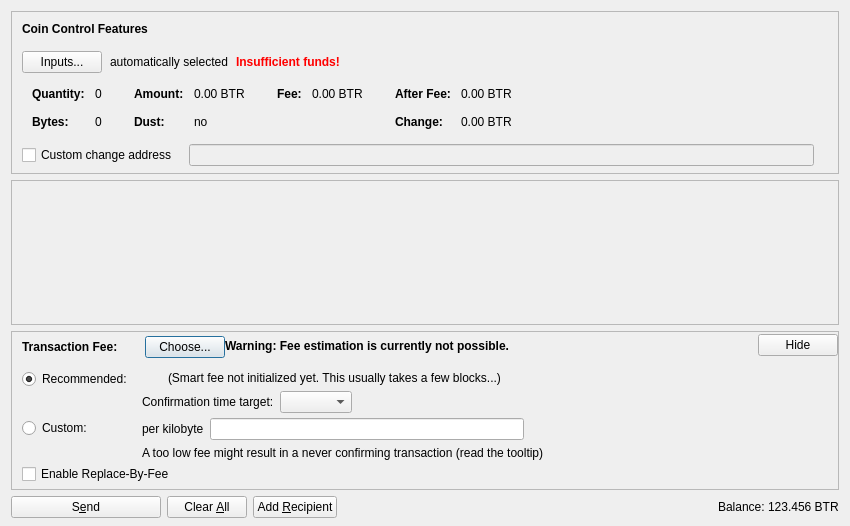
<?xml version="1.0" encoding="UTF-8"?>
<ui version="4.0">
 <class>SendCoinsDialog</class>
 <widget class="QDialog" name="SendCoinsDialog">
  <property name="geometry">
   <rect>
    <x>0</x>
    <y>0</y>
    <width>850</width>
    <height>526</height>
   </rect>
  </property>
  <property name="windowTitle">
   <string>Send Coins</string>
  </property>
  <layout class="QVBoxLayout" name="verticalLayout" stretch="0,1,0,0">
   <property name="bottomMargin">
    <number>8</number>
   </property>
   <item>
    <widget class="QFrame" name="frameCoinControl">
     <property name="sizePolicy">
      <sizepolicy hsizetype="Expanding" vsizetype="Expanding">
       <horstretch>0</horstretch>
       <verstretch>0</verstretch>
      </sizepolicy>
     </property>
     <property name="maximumSize">
      <size>
       <width>16777215</width>
       <height>16777215</height>
      </size>
     </property>
     <property name="frameShape">
      <enum>QFrame::StyledPanel</enum>
     </property>
     <property name="frameShadow">
      <enum>QFrame::Sunken</enum>
     </property>
     <layout class="QVBoxLayout" name="verticalLayoutCoinControl2">
      <property name="spacing">
       <number>0</number>
      </property>
      <property name="leftMargin">
       <number>0</number>
      </property>
      <property name="topMargin">
       <number>0</number>
      </property>
      <property name="rightMargin">
       <number>0</number>
      </property>
      <property name="bottomMargin">
       <number>6</number>
      </property>
      <item>
       <layout class="QVBoxLayout" name="verticalLayoutCoinControl" stretch="0,0,0,0,1">
        <property name="spacing">
         <number>0</number>
        </property>
        <property name="leftMargin">
         <number>10</number>
        </property>
        <property name="topMargin">
         <number>10</number>
        </property>
        <item>
         <layout class="QHBoxLayout" name="horizontalLayoutCoinControl1">
          <property name="bottomMargin">
           <number>15</number>
          </property>
          <item>
           <widget class="QLabel" name="labelCoinControlFeatures">
            <property name="sizePolicy">
             <sizepolicy hsizetype="Preferred" vsizetype="Maximum">
              <horstretch>0</horstretch>
              <verstretch>0</verstretch>
             </sizepolicy>
            </property>
            <property name="font">
             <font>
              <weight>75</weight>
              <bold>true</bold>
             </font>
            </property>
            <property name="styleSheet">
             <string notr="true">font-weight:bold;</string>
            </property>
            <property name="text">
             <string>Coin Control Features</string>
            </property>
           </widget>
          </item>
         </layout>
        </item>
        <item>
         <layout class="QHBoxLayout" name="horizontalLayoutCoinControl2" stretch="0,0,0,0">
          <property name="spacing">
           <number>8</number>
          </property>
          <property name="bottomMargin">
           <number>10</number>
          </property>
          <item>
           <widget class="QPushButton" name="pushButtonCoinControl">
            <property name="styleSheet">
             <string notr="true"/>
            </property>
            <property name="text">
             <string>Inputs...</string>
            </property>
            <property name="autoDefault">
             <bool>false</bool>
            </property>
           </widget>
          </item>
          <item>
           <widget class="QLabel" name="labelCoinControlAutomaticallySelected">
            <property name="text">
             <string>automatically selected</string>
            </property>
            <property name="margin">
             <number>5</number>
            </property>
           </widget>
          </item>
          <item>
           <widget class="QLabel" name="labelCoinControlInsuffFunds">
            <property name="font">
             <font>
              <weight>75</weight>
              <bold>true</bold>
             </font>
            </property>
            <property name="styleSheet">
             <string notr="true">color:red;font-weight:bold;</string>
            </property>
            <property name="text">
             <string>Insufficient funds!</string>
            </property>
            <property name="margin">
             <number>5</number>
            </property>
           </widget>
          </item>
          <item>
           <spacer name="horizontalSpacerCoinControl">
            <property name="orientation">
             <enum>Qt::Horizontal</enum>
            </property>
            <property name="sizeHint" stdset="0">
             <size>
              <width>40</width>
              <height>1</height>
             </size>
            </property>
           </spacer>
          </item>
         </layout>
        </item>
        <item>
         <widget class="QWidget" name="widgetCoinControl" native="true">
          <property name="sizePolicy">
           <sizepolicy hsizetype="Preferred" vsizetype="Preferred">
            <horstretch>0</horstretch>
            <verstretch>0</verstretch>
           </sizepolicy>
          </property>
          <property name="minimumSize">
           <size>
            <width>0</width>
            <height>0</height>
           </size>
          </property>
          <property name="styleSheet">
           <string notr="true"/>
          </property>
          <layout class="QHBoxLayout" name="horizontalLayoutCoinControl5">
           <property name="leftMargin">
            <number>0</number>
           </property>
           <property name="topMargin">
            <number>0</number>
           </property>
           <property name="rightMargin">
            <number>0</number>
           </property>
           <property name="bottomMargin">
            <number>0</number>
           </property>
           <item>
            <layout class="QHBoxLayout" name="horizontalLayoutCoinControl3" stretch="0,0,0,1">
             <property name="spacing">
              <number>20</number>
             </property>
             <property name="topMargin">
              <number>0</number>
             </property>
             <property name="bottomMargin">
              <number>10</number>
             </property>
             <item>
              <layout class="QFormLayout" name="formLayoutCoinControl1">
               <property name="horizontalSpacing">
                <number>10</number>
               </property>
               <property name="verticalSpacing">
                <number>14</number>
               </property>
               <property name="leftMargin">
                <number>10</number>
               </property>
               <property name="topMargin">
                <number>4</number>
               </property>
               <property name="rightMargin">
                <number>6</number>
               </property>
               <item row="0" column="0">
                <widget class="QLabel" name="labelCoinControlQuantityText">
                 <property name="font">
                  <font>
                   <weight>75</weight>
                   <bold>true</bold>
                  </font>
                 </property>
                 <property name="text">
                  <string>Quantity:</string>
                 </property>
                 <property name="margin">
                  <number>0</number>
                 </property>
                </widget>
               </item>
               <item row="0" column="1">
                <widget class="QLabel" name="labelCoinControlQuantity">
                 <property name="cursor">
                  <cursorShape>IBeamCursor</cursorShape>
                 </property>
                 <property name="contextMenuPolicy">
                  <enum>Qt::ActionsContextMenu</enum>
                 </property>
                 <property name="text">
                  <string notr="true">0</string>
                 </property>
                 <property name="margin">
                  <number>0</number>
                 </property>
                 <property name="textInteractionFlags">
                  <set>Qt::LinksAccessibleByMouse|Qt::TextSelectableByKeyboard|Qt::TextSelectableByMouse</set>
                 </property>
                </widget>
               </item>
               <item row="1" column="0">
                <widget class="QLabel" name="labelCoinControlBytesText">
                 <property name="font">
                  <font>
                   <weight>75</weight>
                   <bold>true</bold>
                  </font>
                 </property>
                 <property name="text">
                  <string>Bytes:</string>
                 </property>
                </widget>
               </item>
               <item row="1" column="1">
                <widget class="QLabel" name="labelCoinControlBytes">
                 <property name="cursor">
                  <cursorShape>IBeamCursor</cursorShape>
                 </property>
                 <property name="contextMenuPolicy">
                  <enum>Qt::ActionsContextMenu</enum>
                 </property>
                 <property name="text">
                  <string notr="true">0</string>
                 </property>
                 <property name="textInteractionFlags">
                  <set>Qt::LinksAccessibleByMouse|Qt::TextSelectableByKeyboard|Qt::TextSelectableByMouse</set>
                 </property>
                </widget>
               </item>
              </layout>
             </item>
             <item>
              <layout class="QFormLayout" name="formLayoutCoinControl2">
               <property name="horizontalSpacing">
                <number>10</number>
               </property>
               <property name="verticalSpacing">
                <number>14</number>
               </property>
               <property name="leftMargin">
                <number>6</number>
               </property>
               <property name="topMargin">
                <number>4</number>
               </property>
               <property name="rightMargin">
                <number>6</number>
               </property>
               <item row="0" column="0">
                <widget class="QLabel" name="labelCoinControlAmountText">
                 <property name="font">
                  <font>
                   <weight>75</weight>
                   <bold>true</bold>
                  </font>
                 </property>
                 <property name="text">
                  <string>Amount:</string>
                 </property>
                 <property name="margin">
                  <number>0</number>
                 </property>
                </widget>
               </item>
               <item row="0" column="1">
                <widget class="QLabel" name="labelCoinControlAmount">
                 <property name="cursor">
                  <cursorShape>IBeamCursor</cursorShape>
                 </property>
                 <property name="contextMenuPolicy">
                  <enum>Qt::ActionsContextMenu</enum>
                 </property>
                 <property name="text">
                  <string notr="true">0.00 BTR</string>
                 </property>
                 <property name="textInteractionFlags">
                  <set>Qt::LinksAccessibleByMouse|Qt::TextSelectableByKeyboard|Qt::TextSelectableByMouse</set>
                 </property>
                </widget>
               </item>
               <item row="1" column="0">
                <widget class="QLabel" name="labelCoinControlLowOutputText">
                 <property name="font">
                  <font>
                   <weight>75</weight>
                   <bold>true</bold>
                  </font>
                 </property>
                 <property name="text">
                  <string>Dust:</string>
                 </property>
                </widget>
               </item>
               <item row="1" column="1">
                <widget class="QLabel" name="labelCoinControlLowOutput">
                 <property name="cursor">
                  <cursorShape>IBeamCursor</cursorShape>
                 </property>
                 <property name="contextMenuPolicy">
                  <enum>Qt::ActionsContextMenu</enum>
                 </property>
                 <property name="text">
                  <string notr="true">no</string>
                 </property>
                 <property name="textInteractionFlags">
                  <set>Qt::LinksAccessibleByMouse|Qt::TextSelectableByKeyboard|Qt::TextSelectableByMouse</set>
                 </property>
                </widget>
               </item>
              </layout>
             </item>
             <item>
              <layout class="QFormLayout" name="formLayoutCoinControl3">
               <property name="horizontalSpacing">
                <number>10</number>
               </property>
               <property name="verticalSpacing">
                <number>14</number>
               </property>
               <property name="leftMargin">
                <number>6</number>
               </property>
               <property name="topMargin">
                <number>4</number>
               </property>
               <property name="rightMargin">
                <number>6</number>
               </property>
               <item row="0" column="0">
                <widget class="QLabel" name="labelCoinControlFeeText">
                 <property name="font">
                  <font>
                   <weight>75</weight>
                   <bold>true</bold>
                  </font>
                 </property>
                 <property name="text">
                  <string>Fee:</string>
                 </property>
                 <property name="margin">
                  <number>0</number>
                 </property>
                </widget>
               </item>
               <item row="0" column="1">
                <widget class="QLabel" name="labelCoinControlFee">
                 <property name="cursor">
                  <cursorShape>IBeamCursor</cursorShape>
                 </property>
                 <property name="contextMenuPolicy">
                  <enum>Qt::ActionsContextMenu</enum>
                 </property>
                 <property name="text">
                  <string notr="true">0.00 BTR</string>
                 </property>
                 <property name="textInteractionFlags">
                  <set>Qt::LinksAccessibleByMouse|Qt::TextSelectableByKeyboard|Qt::TextSelectableByMouse</set>
                 </property>
                </widget>
               </item>
              </layout>
             </item>
             <item>
              <layout class="QFormLayout" name="formLayoutCoinControl4">
               <property name="horizontalSpacing">
                <number>10</number>
               </property>
               <property name="verticalSpacing">
                <number>14</number>
               </property>
               <property name="leftMargin">
                <number>6</number>
               </property>
               <property name="topMargin">
                <number>4</number>
               </property>
               <property name="rightMargin">
                <number>6</number>
               </property>
               <item row="0" column="0">
                <widget class="QLabel" name="labelCoinControlAfterFeeText">
                 <property name="font">
                  <font>
                   <weight>75</weight>
                   <bold>true</bold>
                  </font>
                 </property>
                 <property name="text">
                  <string>After Fee:</string>
                 </property>
                 <property name="margin">
                  <number>0</number>
                 </property>
                </widget>
               </item>
               <item row="0" column="1">
                <widget class="QLabel" name="labelCoinControlAfterFee">
                 <property name="cursor">
                  <cursorShape>IBeamCursor</cursorShape>
                 </property>
                 <property name="contextMenuPolicy">
                  <enum>Qt::ActionsContextMenu</enum>
                 </property>
                 <property name="text">
                  <string notr="true">0.00 BTR</string>
                 </property>
                 <property name="textInteractionFlags">
                  <set>Qt::LinksAccessibleByMouse|Qt::TextSelectableByKeyboard|Qt::TextSelectableByMouse</set>
                 </property>
                </widget>
               </item>
               <item row="1" column="0">
                <widget class="QLabel" name="labelCoinControlChangeText">
                 <property name="font">
                  <font>
                   <weight>75</weight>
                   <bold>true</bold>
                  </font>
                 </property>
                 <property name="text">
                  <string>Change:</string>
                 </property>
                </widget>
               </item>
               <item row="1" column="1">
                <widget class="QLabel" name="labelCoinControlChange">
                 <property name="cursor">
                  <cursorShape>IBeamCursor</cursorShape>
                 </property>
                 <property name="contextMenuPolicy">
                  <enum>Qt::ActionsContextMenu</enum>
                 </property>
                 <property name="text">
                  <string notr="true">0.00 BTR</string>
                 </property>
                 <property name="textInteractionFlags">
                  <set>Qt::LinksAccessibleByMouse|Qt::TextSelectableByKeyboard|Qt::TextSelectableByMouse</set>
                 </property>
                </widget>
               </item>
              </layout>
             </item>
            </layout>
           </item>
          </layout>
         </widget>
        </item>
        <item>
         <layout class="QHBoxLayout" name="horizontalLayoutCoinControl4" stretch="0,0,0">
          <property name="spacing">
           <number>12</number>
          </property>
          <property name="sizeConstraint">
           <enum>QLayout::SetDefaultConstraint</enum>
          </property>
          <property name="topMargin">
           <number>5</number>
          </property>
          <property name="rightMargin">
           <number>5</number>
          </property>
          <item>
           <widget class="QCheckBox" name="checkBoxCoinControlChange">
            <property name="toolTip">
             <string>If this is activated, but the change address is empty or invalid, change will be sent to a newly generated address.</string>
            </property>
            <property name="text">
             <string>Custom change address</string>
            </property>
           </widget>
          </item>
          <item>
           <widget class="QValidatedLineEdit" name="lineEditCoinControlChange">
            <property name="enabled">
             <bool>false</bool>
            </property>
            <property name="sizePolicy">
             <sizepolicy hsizetype="Expanding" vsizetype="Fixed">
              <horstretch>0</horstretch>
              <verstretch>0</verstretch>
             </sizepolicy>
            </property>
           </widget>
          </item>
          <item>
           <widget class="QLabel" name="labelCoinControlChangeLabel">
            <property name="sizePolicy">
             <sizepolicy hsizetype="Preferred" vsizetype="Expanding">
              <horstretch>0</horstretch>
              <verstretch>0</verstretch>
             </sizepolicy>
            </property>
            <property name="minimumSize">
             <size>
              <width>0</width>
              <height>0</height>
             </size>
            </property>
            <property name="text">
             <string/>
            </property>
            <property name="margin">
             <number>3</number>
            </property>
           </widget>
          </item>
         </layout>
        </item>
        <item>
         <spacer name="verticalSpacerCoinControl">
          <property name="orientation">
           <enum>Qt::Vertical</enum>
          </property>
          <property name="sizeHint" stdset="0">
           <size>
            <width>800</width>
            <height>1</height>
           </size>
          </property>
         </spacer>
        </item>
       </layout>
      </item>
     </layout>
    </widget>
   </item>
   <item>
    <widget class="QScrollArea" name="scrollArea">
     <property name="widgetResizable">
      <bool>true</bool>
     </property>
     <widget class="QWidget" name="scrollAreaWidgetContents">
      <property name="geometry">
       <rect>
        <x>0</x>
        <y>0</y>
        <width>830</width>
        <height>104</height>
       </rect>
      </property>
      <layout class="QVBoxLayout" name="verticalLayout_2" stretch="0,1">
       <property name="leftMargin">
        <number>0</number>
       </property>
       <property name="topMargin">
        <number>0</number>
       </property>
       <property name="rightMargin">
        <number>0</number>
       </property>
       <property name="bottomMargin">
        <number>0</number>
       </property>
       <item>
        <layout class="QVBoxLayout" name="entries">
         <property name="spacing">
          <number>6</number>
         </property>
        </layout>
       </item>
       <item>
        <spacer name="verticalSpacer">
         <property name="orientation">
          <enum>Qt::Vertical</enum>
         </property>
         <property name="sizeHint" stdset="0">
          <size>
           <width>20</width>
           <height>40</height>
          </size>
         </property>
        </spacer>
       </item>
      </layout>
     </widget>
    </widget>
   </item>
   <item>
    <widget class="QFrame" name="frameFee">
     <property name="sizePolicy">
      <sizepolicy hsizetype="Expanding" vsizetype="Expanding">
       <horstretch>0</horstretch>
       <verstretch>0</verstretch>
      </sizepolicy>
     </property>
     <property name="maximumSize">
      <size>
       <width>16777215</width>
       <height>16777215</height>
      </size>
     </property>
     <property name="frameShape">
      <enum>QFrame::StyledPanel</enum>
     </property>
     <property name="frameShadow">
      <enum>QFrame::Sunken</enum>
     </property>
     <layout class="QVBoxLayout" name="verticalLayoutFee1">
      <property name="spacing">
       <number>0</number>
      </property>
      <property name="leftMargin">
       <number>0</number>
      </property>
      <property name="topMargin">
       <number>0</number>
      </property>
      <property name="rightMargin">
       <number>0</number>
      </property>
      <property name="bottomMargin">
       <number>0</number>
      </property>
      <item>
       <layout class="QVBoxLayout" name="verticalLayoutFee2" stretch="0,0,0">
        <property name="spacing">
         <number>0</number>
        </property>
        <property name="leftMargin">
         <number>10</number>
        </property>
        <property name="topMargin">
         <number>0</number>
        </property>
        <item>
         <layout class="QHBoxLayout" name="horizontalLayoutFee1">
          <property name="bottomMargin">
           <number>0</number>
          </property>
          <item>
           <layout class="QVBoxLayout" name="verticalLayoutFee7">
            <property name="spacing">
             <number>0</number>
            </property>
            <item>
             <spacer name="verticalSpacerSmartFee">
              <property name="orientation">
               <enum>Qt::Vertical</enum>
              </property>
              <property name="sizeType">
               <enum>QSizePolicy::Fixed</enum>
              </property>
              <property name="sizeHint" stdset="0">
               <size>
                <width>1</width>
                <height>4</height>
               </size>
              </property>
             </spacer>
            </item>
            <item>
             <layout class="QHBoxLayout" name="horizontalLayoutSmartFee">
              <property name="spacing">
               <number>10</number>
              </property>
              <item>
               <widget class="QLabel" name="labelFeeHeadline">
                <property name="sizePolicy">
                 <sizepolicy hsizetype="Preferred" vsizetype="Maximum">
                  <horstretch>0</horstretch>
                  <verstretch>0</verstretch>
                 </sizepolicy>
                </property>
                <property name="font">
                 <font>
                  <weight>75</weight>
                  <bold>true</bold>
                 </font>
                </property>
                <property name="styleSheet">
                 <string notr="true">font-weight:bold;</string>
                </property>
                <property name="text">
                 <string>Transaction Fee:</string>
                </property>
               </widget>
              </item>
              <item>
               <widget class="QLabel" name="labelFeeMinimized">
                <property name="text">
                 <string/>
                </property>
               </widget>
              </item>
              <item>
               <widget class="QPushButton" name="buttonChooseFee">
                <property name="text">
                 <string>Choose...</string>
                </property>
               </widget>
              </item>
             </layout>
            </item>
            <item>
             <spacer name="verticalSpacer_5">
              <property name="orientation">
               <enum>Qt::Vertical</enum>
              </property>
              <property name="sizeHint" stdset="0">
               <size>
                <width>1</width>
                <height>1</height>
               </size>
              </property>
             </spacer>
            </item>
           </layout>
          </item>
          <item>
           <widget class="QLabel" name="fallbackFeeWarningLabel">
            <property name="toolTip">
             <string>Using the fallbackfee can result in sending a transaction that will take several hours or days (or never) to confirm. Consider choosing your fee manually or wait until you have validated the complete chain.</string>
            </property>
            <property name="font">
            <font>
                <weight>75</weight>
                <bold>true</bold>
            </font>
            </property>
            <property name="text">
             <string>Warning: Fee estimation is currently not possible.</string>
            </property>
            <property name="wordWrap">
             <bool>false</bool>
            </property>
           </widget>
          </item>
          <item>
           <spacer name="horizontalSpacer_4">
            <property name="orientation">
             <enum>Qt::Horizontal</enum>
            </property>
            <property name="sizeType">
             <enum>QSizePolicy::MinimumExpanding</enum>
            </property>
            <property name="sizeHint" stdset="0">
             <size>
              <width>40</width>
              <height>20</height>
             </size>
            </property>
           </spacer>
          </item>
          <item>
           <widget class="QPushButton" name="buttonMinimizeFee">
            <property name="toolTip">
             <string>Hide transaction fee settings</string>
            </property>
            <property name="text">
             <string>Hide</string>
            </property>
           </widget>
          </item>
         </layout>
        </item>
        <item>
         <widget class="QFrame" name="frameFeeSelection">
          <layout class="QVBoxLayout" name="verticalLayoutFee12">
           <property name="spacing">
            <number>0</number>
           </property>
           <property name="leftMargin">
            <number>0</number>
           </property>
           <property name="topMargin">
            <number>0</number>
           </property>
           <property name="rightMargin">
            <number>0</number>
           </property>
           <property name="bottomMargin">
            <number>0</number>
           </property>
           <item>
            <layout class="QGridLayout" name="gridLayoutFee">
             <property name="topMargin">
              <number>10</number>
             </property>
             <property name="bottomMargin">
              <number>4</number>
             </property>
             <property name="horizontalSpacing">
              <number>10</number>
             </property>
             <property name="verticalSpacing">
              <number>4</number>
             </property>
             <item row="1" column="1">
              <layout class="QVBoxLayout" name="verticalLayoutFee8">
               <property name="spacing">
                <number>6</number>
               </property>
               <item>
                <layout class="QHBoxLayout" name="horizontalLayoutFee13">
                 <item>
                  <widget class="QLabel" name="labelCustomPerKilobyte">
                   <property name="toolTip">
                    <string>Specify a custom fee per kB (1,000 bytes) of the transaction's virtual size.

Note:  Since the fee is calculated on a per-byte basis, a fee of "100 satoshis per kB" for a transaction size of 500 bytes (half of 1 kB) would ultimately yield a fee of only 50 satoshis.</string>
                   </property>
                   <property name="text">
                    <string>per kilobyte</string>
                   </property>
                  </widget>
                 </item>
                 <item>
                  <widget class="BitSilverAmountField" name="customFee"/>
                 </item>
                 <item>
                  <spacer name="horizontalSpacer_6">
                   <property name="orientation">
                    <enum>Qt::Horizontal</enum>
                   </property>
                   <property name="sizeHint" stdset="0">
                    <size>
                     <width>1</width>
                     <height>1</height>
                    </size>
                   </property>
                  </spacer>
                 </item>
                </layout>
               </item>
               <item>
                <layout class="QHBoxLayout" name="horizontalLayoutFee8">
                 <item>
                  <widget class="QLabel" name="labelCustomFeeWarning">
                   <property name="enabled">
                    <bool>true</bool>
                   </property>
                   <property name="toolTip">
                    <string>When there is less transaction volume than space in the blocks, miners as well as relaying nodes may enforce a minimum fee. Paying only this minimum fee is just fine, but be aware that this can result in a never confirming transaction once there is more demand for bitsilver transactions than the network can process.</string>
                   </property>
                   <property name="text">
                    <string>A too low fee might result in a never confirming transaction (read the tooltip)</string>
                   </property>
                  </widget>
                 </item>
                 <item>
                  <spacer name="horizontalSpacer_2">
                   <property name="orientation">
                    <enum>Qt::Horizontal</enum>
                   </property>
                   <property name="sizeHint" stdset="0">
                    <size>
                     <width>1</width>
                     <height>1</height>
                    </size>
                   </property>
                  </spacer>
                 </item>
                </layout>
               </item>
              </layout>
             </item>
             <item row="0" column="0">
              <layout class="QVBoxLayout" name="verticalLayoutFee4" stretch="0,1">
               <item>
                <widget class="QRadioButton" name="radioSmartFee">
                 <property name="text">
                  <string>Recommended:</string>
                 </property>
                 <property name="checked">
                  <bool>true</bool>
                 </property>
                 <attribute name="buttonGroup">
                  <string notr="true">groupFee</string>
                 </attribute>
                </widget>
               </item>
               <item>
                <spacer name="verticalSpacer_2">
                 <property name="orientation">
                  <enum>Qt::Vertical</enum>
                 </property>
                 <property name="sizeHint" stdset="0">
                  <size>
                   <width>1</width>
                   <height>1</height>
                  </size>
                 </property>
                </spacer>
               </item>
              </layout>
             </item>
             <item row="1" column="0">
              <layout class="QVBoxLayout" name="verticalLayoutFee9" stretch="0,1">
               <item>
                <widget class="QRadioButton" name="radioCustomFee">
                 <property name="text">
                  <string>Custom:</string>
                 </property>
                 <attribute name="buttonGroup">
                  <string notr="true">groupFee</string>
                 </attribute>
                </widget>
               </item>
               <item>
                <spacer name="verticalSpacer_6">
                 <property name="orientation">
                  <enum>Qt::Vertical</enum>
                 </property>
                 <property name="sizeHint" stdset="0">
                  <size>
                   <width>1</width>
                   <height>1</height>
                  </size>
                 </property>
                </spacer>
               </item>
              </layout>
             </item>
             <item row="0" column="1">
              <layout class="QVBoxLayout" name="verticalLayoutFee3" stretch="0,0,1">
               <property name="spacing">
                <number>6</number>
               </property>
               <property name="topMargin">
                <number>2</number>
               </property>
               <item>
                <layout class="QHBoxLayout" name="horizontalLayoutFee12">
                 <item>
                  <widget class="QLabel" name="labelSmartFee">
                   <property name="text">
                    <string/>
                   </property>
                  </widget>
                 </item>
                 <item>
                  <widget class="QLabel" name="labelFeeEstimation">
                   <property name="text">
                    <string/>
                   </property>
                  </widget>
                 </item>
                 <item>
                  <widget class="QLabel" name="labelSmartFee2">
                   <property name="text">
                    <string>(Smart fee not initialized yet. This usually takes a few blocks...)</string>
                   </property>
                  </widget>
                 </item>
                 <item>
                  <spacer name="horizontalSpacer_5">
                   <property name="orientation">
                    <enum>Qt::Horizontal</enum>
                   </property>
                   <property name="sizeHint" stdset="0">
                    <size>
                     <width>1</width>
                     <height>1</height>
                    </size>
                   </property>
                  </spacer>
                 </item>
                </layout>
               </item>
               <item>
                <layout class="QHBoxLayout" name="horizontalLayoutFee9">
                 <item>
                  <layout class="QVBoxLayout" name="verticalLayoutFee6">
                   <item>
                    <widget class="QLabel" name="labelSmartFee3">
                     <property name="text">
                      <string>Confirmation time target:</string>
                     </property>
                    </widget>
                   </item>
                  </layout>
                 </item>
                 <item>
                  <layout class="QVBoxLayout" name="verticalLayoutFee5">
                   <property name="rightMargin">
                    <number>30</number>
                   </property>
                   <item>
                    <layout class="QHBoxLayout" name="horizontalLayoutConfTarget">
                     <property name="bottomMargin">
                      <number>0</number>
                     </property>
                     <item>
                      <widget class="QComboBox" name="confTargetSelector"/>
                     </item>
                     <item>
                      <spacer name="horizontalSpacerConfTarget">
                       <property name="orientation">
                        <enum>Qt::Horizontal</enum>
                       </property>
                       <property name="sizeHint" stdset="0">
                        <size>
                         <width>40</width>
                         <height>20</height>
                        </size>
                       </property>
                      </spacer>
                     </item>
                    </layout>
                   </item>
                  </layout>
                 </item>
                </layout>
               </item>
               <item>
                <spacer name="verticalSpacer_4">
                 <property name="orientation">
                  <enum>Qt::Vertical</enum>
                 </property>
                 <property name="sizeHint" stdset="0">
                  <size>
                   <width>1</width>
                   <height>1</height>
                  </size>
                 </property>
                </spacer>
               </item>
              </layout>
             </item>
            </layout>
           </item>
           <item>
            <widget class="QCheckBox" name="optInRBF">
             <property name="text">
              <string>Enable Replace-By-Fee</string>
             </property>
             <property name="toolTip">
              <string>With Replace-By-Fee (BIP-125) you can increase a transaction's fee after it is sent. Without this, a higher fee may be recommended to compensate for increased transaction delay risk.</string>
             </property>
            </widget>
           </item>
          </layout>
         </widget>
        </item>
        <item>
         <spacer name="verticalSpacerFee">
          <property name="orientation">
           <enum>Qt::Vertical</enum>
          </property>
          <property name="sizeHint" stdset="0">
           <size>
            <width>40</width>
            <height>5</height>
           </size>
          </property>
         </spacer>
        </item>
       </layout>
      </item>
     </layout>
    </widget>
   </item>
   <item>
    <layout class="QHBoxLayout" name="horizontalLayout">
     <item>
      <widget class="QPushButton" name="sendButton">
       <property name="minimumSize">
        <size>
         <width>150</width>
         <height>0</height>
        </size>
       </property>
       <property name="toolTip">
        <string>Confirm the send action</string>
       </property>
       <property name="text">
        <string>S&amp;end</string>
       </property>
       <property name="icon">
        <iconset resource="../bitsilver.qrc">
         <normaloff>:/icons/send</normaloff>:/icons/send</iconset>
       </property>
       <property name="autoDefault">
        <bool>false</bool>
       </property>
       <property name="default">
        <bool>false</bool>
       </property>
      </widget>
     </item>
     <item>
      <widget class="QPushButton" name="clearButton">
       <property name="sizePolicy">
        <sizepolicy hsizetype="Minimum" vsizetype="Fixed">
         <horstretch>0</horstretch>
         <verstretch>0</verstretch>
        </sizepolicy>
       </property>
       <property name="toolTip">
        <string>Clear all fields of the form.</string>
       </property>
       <property name="text">
        <string>Clear &amp;All</string>
       </property>
       <property name="icon">
        <iconset resource="../bitsilver.qrc">
         <normaloff>:/icons/remove</normaloff>:/icons/remove</iconset>
       </property>
       <property name="autoDefault">
        <bool>false</bool>
       </property>
      </widget>
     </item>
     <item>
      <widget class="QPushButton" name="addButton">
       <property name="toolTip">
        <string>Send to multiple recipients at once</string>
       </property>
       <property name="text">
        <string>Add &amp;Recipient</string>
       </property>
       <property name="icon">
        <iconset resource="../bitsilver.qrc">
         <normaloff>:/icons/add</normaloff>:/icons/add</iconset>
       </property>
       <property name="autoDefault">
        <bool>false</bool>
       </property>
      </widget>
     </item>
     <item>
      <spacer name="horizontalSpacer">
       <property name="orientation">
        <enum>Qt::Horizontal</enum>
       </property>
       <property name="sizeHint" stdset="0">
        <size>
         <width>40</width>
         <height>20</height>
        </size>
       </property>
      </spacer>
     </item>
     <item>
      <layout class="QHBoxLayout" name="horizontalLayout_2">
       <property name="spacing">
        <number>3</number>
       </property>
       <item>
        <widget class="QLabel" name="labelBalanceName">
         <property name="sizePolicy">
          <sizepolicy hsizetype="Preferred" vsizetype="Fixed">
           <horstretch>0</horstretch>
           <verstretch>0</verstretch>
          </sizepolicy>
         </property>
         <property name="text">
          <string>Balance:</string>
         </property>
        </widget>
       </item>
       <item>
        <widget class="QLabel" name="labelBalance">
         <property name="sizePolicy">
          <sizepolicy hsizetype="Preferred" vsizetype="Fixed">
           <horstretch>0</horstretch>
           <verstretch>0</verstretch>
          </sizepolicy>
         </property>
         <property name="cursor">
          <cursorShape>IBeamCursor</cursorShape>
         </property>
         <property name="text">
          <string notr="true">123.456 BTR</string>
         </property>
         <property name="textInteractionFlags">
          <set>Qt::LinksAccessibleByMouse|Qt::TextSelectableByKeyboard|Qt::TextSelectableByMouse</set>
         </property>
        </widget>
       </item>
      </layout>
     </item>
    </layout>
   </item>
  </layout>
 </widget>
 <customwidgets>
  <customwidget>
   <class>QValidatedLineEdit</class>
   <extends>QLineEdit</extends>
   <header>qt/qvalidatedlineedit.h</header>
  </customwidget>
  <customwidget>
   <class>BitSilverAmountField</class>
   <extends>QLineEdit</extends>
   <header>qt/bitsilveramountfield.h</header>
   <container>1</container>
  </customwidget>
 </customwidgets>
 <resources>
  <include location="../bitsilver.qrc"/>
 </resources>
 <connections/>
 <buttongroups>
  <buttongroup name="groupFee"/>
 </buttongroups>
</ui>
